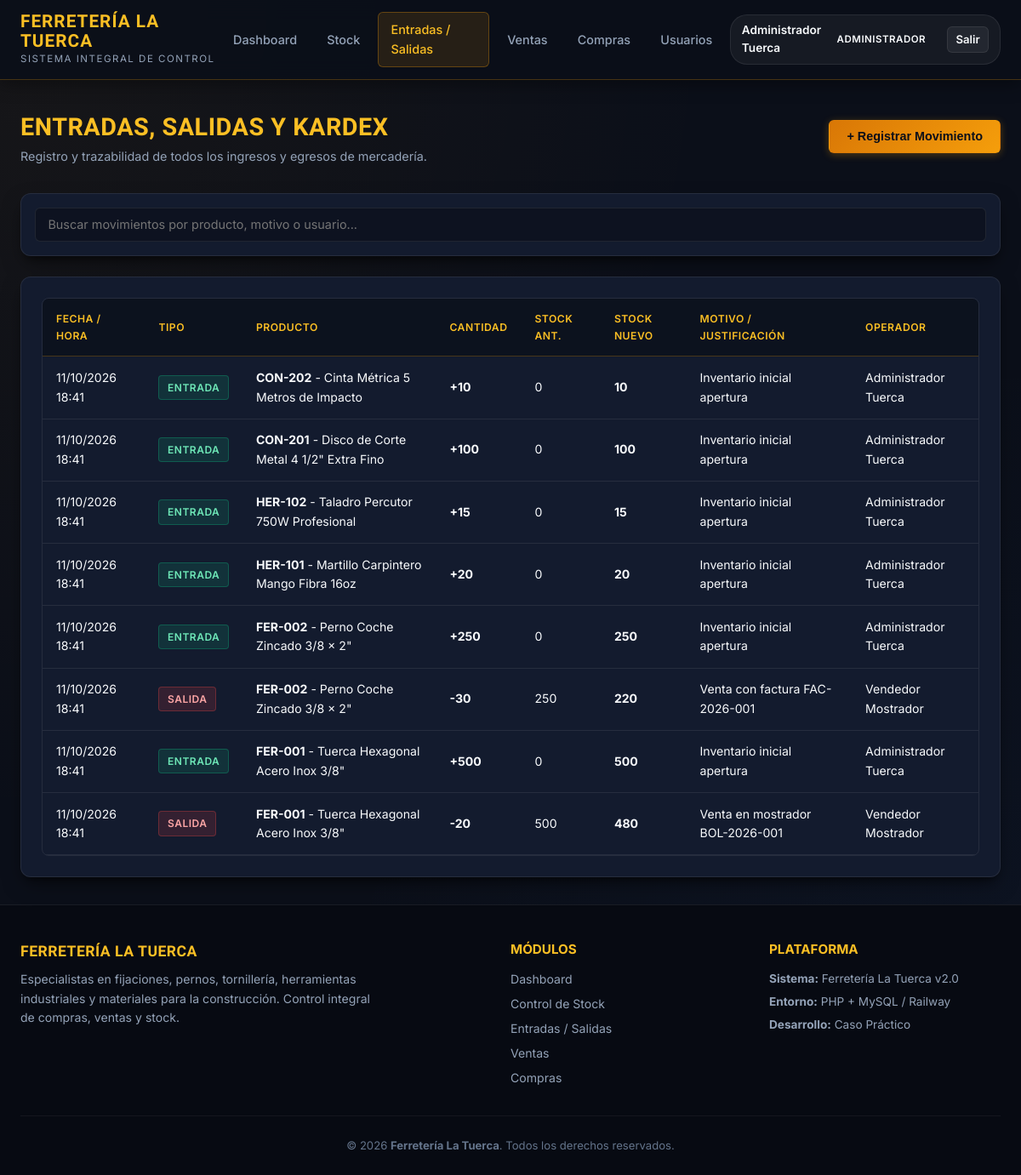
Screenshot of /movimientos.php (signed in) with the database file from the repository.
### tables this page shows
CREATE TABLE `movimientos` (
  `id` INT AUTO_INCREMENT PRIMARY KEY,
  `producto_id` INT NOT NULL,
  `usuario_id` INT NOT NULL,
  `tipo` ENUM('entrada', 'salida', 'ajuste') NOT NULL,
  `cantidad` INT NOT NULL,
  `stock_anterior` INT NOT NULL,
  `stock_nuevo` INT NOT NULL,
  `motivo` VARCHAR(255) NOT NULL,
  `fecha` TIMESTAMP DEFAULT CURRENT_TIMESTAMP,
  CONSTRAINT `fk_mov_producto` FOREIGN KEY (`producto_id`) REFERENCES `productos` (`id`) ON DELETE CASCADE,
  CONSTRAINT `fk_mov_usuario` FOREIGN KEY (`usuario_id`) REFERENCES `usuarios` (`id`) ON DELETE RESTRICT
);

CREATE TABLE `productos` (
  `id` INT AUTO_INCREMENT PRIMARY KEY,
  `codigo` VARCHAR(50) NOT NULL UNIQUE,
  `nombre` VARCHAR(150) NOT NULL,
  `categoria` VARCHAR(80) NOT NULL DEFAULT 'Ferretería General',
  `descripcion` TEXT DEFAULT NULL,
  `precio_compra` DECIMAL(12,2) NOT NULL DEFAULT 0.00,
  `precio_venta` DECIMAL(12,2) NOT NULL DEFAULT 0.00,
  `stock` INT NOT NULL DEFAULT 0,
  `stock_minimo` INT NOT NULL DEFAULT 5,
  `unidad` VARCHAR(20) NOT NULL DEFAULT 'unidad',
  `creado_en` TIMESTAMP DEFAULT CURRENT_TIMESTAMP
);

CREATE TABLE `usuarios` (
  `id` INT AUTO_INCREMENT PRIMARY KEY,
  `nombre` VARCHAR(100) NOT NULL,
  `correo` VARCHAR(120) NOT NULL UNIQUE,
  `password` VARCHAR(255) NOT NULL,
  `rol` ENUM('administrador', 'vendedor', 'bodeguero') NOT NULL DEFAULT 'vendedor',
  `telefono` VARCHAR(25) DEFAULT NULL,
  `estado` ENUM('activo', 'inactivo') DEFAULT 'activo',
  `creado_en` TIMESTAMP DEFAULT CURRENT_TIMESTAMP
);

### includes/auth.php (called while the page is built, shortened)
<?php
function e($string) {
    return htmlspecialchars($string ?? '', ENT_QUOTES, 'UTF-8');
}
?>

### movimientos.php (the view, shortened to what this page needs)
<?php
require_once __DIR__ . '/db/conexion.php';
require_once __DIR__ . '/includes/auth.php';
$stmtMovimientos = $pdo->query("
    SELECT m.*, p.codigo, p.nombre AS producto_nombre, u.nombre AS usuario_nombre
    FROM movimientos m
    JOIN productos p ON m.producto_id = p.id
    JOIN usuarios u ON m.usuario_id = u.id
    ORDER BY m.fecha DESC
    LIMIT 100
");
$movimientos = $stmtMovimientos->fetchAll();
require_once __DIR__ . '/includes/header.php';
?>
<div style="display: flex; justify-content: space-between; align-items: center; margin-bottom: 2rem; flex-wrap: wrap; gap: 1rem;">
    <div>
        <h1 style="font-size: 1.8rem; color: var(--gold-light);">Entradas, Salidas y Kardex</h1>
        <p style="color: var(--text-secondary); font-size: 0.9rem;">Registro y trazabilidad de todos los ingresos y egresos de mercadería.</p>
    </div>
    <div>
        <button type="button" class="btn btn-primary" onclick="openModal('modalNuevoMovimiento')">
            + Registrar Movimiento
        </button>
    </div>
</div>
<div class="data-card" style="margin-bottom: 1.5rem; padding: 1rem;">
    <input type="text" id="tableSearch" class="form-input" placeholder="Buscar movimientos por producto, motivo o usuario...">
</div>
<div class="data-card">
    <div class="table-responsive">
        <table class="custom-table">
            <thead>
                <tr>
                    <th>Fecha / Hora</th>
                    <th>Tipo</th>
                    <th>Producto</th>
                    <th>Cantidad</th>
                    <th>Stock Ant.</th>
                    <th>Stock Nuevo</th>
                    <th>Motivo / Justificación</th>
                    <th>Operador</th>
                </tr>
            </thead>
            <tbody>
                <?php if (empty($movimientos)): ?>
                    <tr><td colspan="8" style="text-align: center; color: var(--text-muted);">No hay movimientos registrados.</td></tr>
                <?php else: ?>
                    <?php foreach ($movimientos as $m): ?>
                        <tr>
                            <td><?php echo date('d/m/Y H:i', strtotime($m['fecha'])); ?></td>
                            <td>
                                <?php if ($m['tipo'] === 'entrada'): ?>
                                    <span class="badge badge-success">Entrada</span>
                                <?php elseif ($m['tipo'] === 'salida'): ?>
                                    <span class="badge badge-danger">Salida</span>
                                <?php else: ?>
                                    <span class="badge badge-warning">Ajuste</span>
                                <?php endif; ?>
                            </td>
                            <td>
                                <strong><?php echo e($m['codigo']); ?></strong> - <?php echo e($m['producto_nombre']); ?>
                            </td>
                            <td>
                                <strong><?php echo ($m['tipo'] === 'salida' ? '-' : '+') . number_format($m['cantidad']); ?></strong>
                            </td>
                            <td><?php echo number_format($m['stock_anterior']); ?></td>
                            <td><strong><?php echo number_format($m['stock_nuevo']); ?></strong></td>
                            <td><?php echo e($m['motivo']); ?></td>
                            <td><?php echo e($m['usuario_nombre']); ?></td>
                        </tr>
                    <?php endforeach; ?>
                <?php endif; ?>
            </tbody>
        </table>
    </div>
</div>
<?php require_once __DIR__ . '/includes/footer.php'; ?>

### css/styles.css (style rules this page uses)
:root { --bg-main: #0b0f19; --bg-card: #131b2e; --bg-card-hover: #1c2742; --bg-glass: rgba(19, 27, 46, 0.85); --border-color: rgba(245, 158, 11, 0.25); --border-light: rgba(255, 255, 255, 0.08); --gold-primary: #f59e0b; --gold-light: #fbbf24; --gold-dark: #d97706; --gold-glow: rgba(245, 158, 11, 0.25); --accent-orange: #ea580c; --navy-deep: #070a12; --navy-blue: #1e293b; --accent-blue: #3b82f6; --text-primary: #f8fafc; --text-secondary: #94a3b8; --text-muted: #64748b; --success: #10b981; --warning: #f59e0b; --danger: #ef4444; --info: #06b6d4; --shadow-soft: 0 10px 25px -5px rgba(0, 0, 0, 0.5), 0 8px 10px -6px rgba(0, 0, 0, 0.5); --shadow-sm: 0 4px 6px -1px rgba(0, 0, 0, 0.3); --shadow-gold: 0 0 20px rgba(245, 158, 11, 0.2); --radius-lg: 12px; --radius-md: 8px; --radius-sm: 6px; --transition: all 0.2s cubic-bezier(0.4, 0, 0.2, 1); }
* { box-sizing: border-box; margin: 0; padding: 0; }
body { font-family: 'Inter', -apple-system, BlinkMacSystemFont, sans-serif; background-color: var(--bg-main); color: var(--text-primary); min-height: 100vh; display: flex; flex-direction: column; line-height: 1.6; background-image: radial-gradient(at 0% 0%, rgba(245, 158, 11, 0.05) 0px, transparent 50%), radial-gradient(at 100% 100%, rgba(59, 130, 246, 0.05) 0px, transparent 50%); background-attachment: fixed; }
h1, h2, h3, .brand-font { font-family: 'Oswald', sans-serif; letter-spacing: 0.5px; text-transform: uppercase; }
.btn { display: inline-flex; align-items: center; justify-content: center; gap: 0.5rem; padding: 0.65rem 1.25rem; border-radius: var(--radius-sm); font-size: 0.9rem; font-weight: 600; cursor: pointer; text-decoration: none; transition: var(--transition); border: 1px solid transparent; }
.btn-primary { background: linear-gradient(135deg, var(--gold-dark), var(--gold-primary)); color: #0b0f19; box-shadow: 0 2px 10px rgba(245, 158, 11, 0.3); }
.data-card { background: var(--bg-card); border-radius: var(--radius-lg); border: 1px solid var(--border-light); box-shadow: var(--shadow-soft); padding: 1.5rem; position: relative; overflow: hidden; }
.table-responsive { width: 100%; overflow-x: auto; border-radius: var(--radius-md); border: 1px solid var(--border-light); }
.custom-table { width: 100%; border-collapse: collapse; text-align: left; font-size: 0.88rem; }
.custom-table th { background: rgba(0, 0, 0, 0.35); color: var(--gold-light); font-weight: 600; text-transform: uppercase; letter-spacing: 0.5px; font-size: 0.76rem; padding: 0.9rem 1rem; border-bottom: 1px solid var(--border-color); }
.custom-table td { padding: 0.85rem 1rem; border-bottom: 1px solid var(--border-light); color: var(--text-primary); vertical-align: middle; }
.badge { display: inline-block; padding: 0.25rem 0.6rem; border-radius: 4px; font-size: 0.75rem; font-weight: 600; text-transform: uppercase; letter-spacing: 0.5px; }
.badge-success { background: rgba(16, 185, 129, 0.15); color: #6ee7b7; border: 1px solid rgba(16, 185, 129, 0.3); }
.badge-danger { background: rgba(239, 68, 68, 0.15); color: #fca5a5; border: 1px solid rgba(239, 68, 68, 0.3); }
.form-input, .form-select, .form-textarea { width: 100%; padding: 0.65rem 0.9rem; background: rgba(0, 0, 0, 0.3); border: 1px solid var(--border-light); border-radius: var(--radius-sm); color: var(--text-primary); font-size: 0.9rem; font-family: inherit; transition: var(--transition); }

### rows the page displays
movimientos: fecha "11/10/2026 18:41", tipo "ENTRADA", producto.codigo "CON-202", producto.nombre "Cinta Métrica 5 Metros de Impacto", cantidad "10", stock_anterior "0", stock_nuevo "10", motivo "Inventario inicial apertura", usuario.nombre "Administrador Tuerca"
movimientos: fecha "11/10/2026 18:41", tipo "ENTRADA", producto.codigo "CON-201", producto.nombre "Disco de Corte Metal 4 1/2\" Extra Fino", cantidad "100", stock_anterior "0", stock_nuevo "100", motivo "Inventario inicial apertura", usuario.nombre "Administrador Tuerca"
movimientos: fecha "11/10/2026 18:41", tipo "ENTRADA", producto.codigo "HER-102", producto.nombre "Taladro Percutor 750W Profesional", cantidad "15", stock_anterior "0", stock_nuevo "15", motivo "Inventario inicial apertura", usuario.nombre "Administrador Tuerca"
movimientos: fecha "11/10/2026 18:41", tipo "ENTRADA", producto.codigo "HER-101", producto.nombre "Martillo Carpintero Mango Fibra 16oz", cantidad "20", stock_anterior "0", stock_nuevo "20", motivo "Inventario inicial apertura", usuario.nombre "Administrador Tuerca"
movimientos: fecha "11/10/2026 18:41", tipo "ENTRADA", producto.codigo "FER-002", producto.nombre "Perno Coche Zincado 3/8 x 2\"", cantidad "250", stock_anterior "0", stock_nuevo "250", motivo "Inventario inicial apertura", usuario.nombre "Administrador Tuerca"
movimientos: fecha "11/10/2026 18:41", tipo "SALIDA", producto.codigo "FER-002", producto.nombre "Perno Coche Zincado 3/8 x 2\"", cantidad "30", stock_anterior "250", stock_nuevo "220", motivo "Venta con factura FAC-2026-001", usuario.nombre "Vendedor Mostrador"
movimientos: fecha "11/10/2026 18:41", tipo "ENTRADA", producto.codigo "FER-001", producto.nombre "Tuerca Hexagonal Acero Inox 3/8\"", cantidad "500", stock_anterior "0", stock_nuevo "500", motivo "Inventario inicial apertura", usuario.nombre "Administrador Tuerca"
movimientos: fecha "11/10/2026 18:41", tipo "SALIDA", producto.codigo "FER-001", producto.nombre "Tuerca Hexagonal Acero Inox 3/8\"", cantidad "20", stock_anterior "500", stock_nuevo "480", motivo "Venta en mostrador BOL-2026-001", usuario.nombre "Vendedor Mostrador"

### other values shown
$userName "Administrador Tuerca"
$userRole "ADMINISTRADOR"
